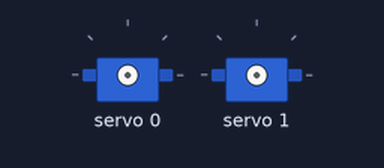
The sketch below on a simulated Arduino Uno, built with avr-gcc and run on an emulated ATmega328P. On the bench: 2 × servo.

Above: at 0.1 s.
At 14.1 s:
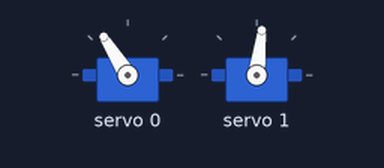
At 27.9 s:
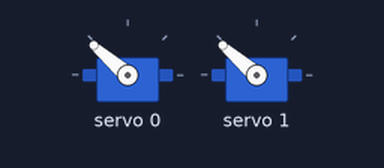
At 39.41 s:
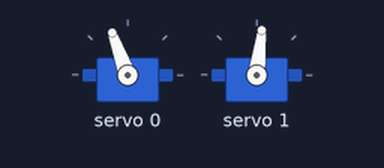
Timing chart, 0 to 40.0 s (numbered marks = the images above):
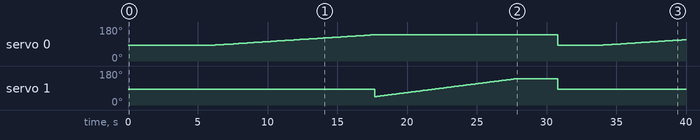

The sketch:

ArduinoTest2.ino
```cpp
#include <Adafruit_PWMServoDriver.h>

#define frequency 107.29

Adafruit_PWMServoDriver pwm = Adafruit_PWMServoDriver();

void setup() {
  pwm.begin();
  pwm.setPWMFreq(frequency);
  yield();
  pwm.setPWM(0, 0, getDutyPeriod(0));
  pwm.setPWM(1, 0, getDutyPeriod(0));
}

float getDutyPeriod(float period_ms) {
  return (period_ms/((1.0/frequency)*1000))*4096.0;
}

void loop() {
    delay(3000);
    pwm.setPWM(0, 0, getDutyPeriod(1.406));
    pwm.setPWM(1, 0, getDutyPeriod(1.406));
    delay(3000);

    float dutym = 1.406;
    float dutys = 1.000;

    while(dutym <= 1.980){
      pwm.setPWM(0, 0, getDutyPeriod(dutym));
      dutym += .0025;
      delay(50);
    }
    pwm.setPWM(0, 0, getDutyPeriod(0));

    while(dutys <= 1.980){
      pwm.setPWM(1, 0, getDutyPeriod(dutys));
      dutys += .0025;
      delay(25);
    }
    pwm.setPWM(1, 0, getDutyPeriod(0));
}
```

Measured:
- by itself, servo 0: 83° → 84° at 6.1 s, → 85° 0.20 s later, → 86° 0.20 s later, → 87° 0.20 s later, … (87 changes in this stretch)
